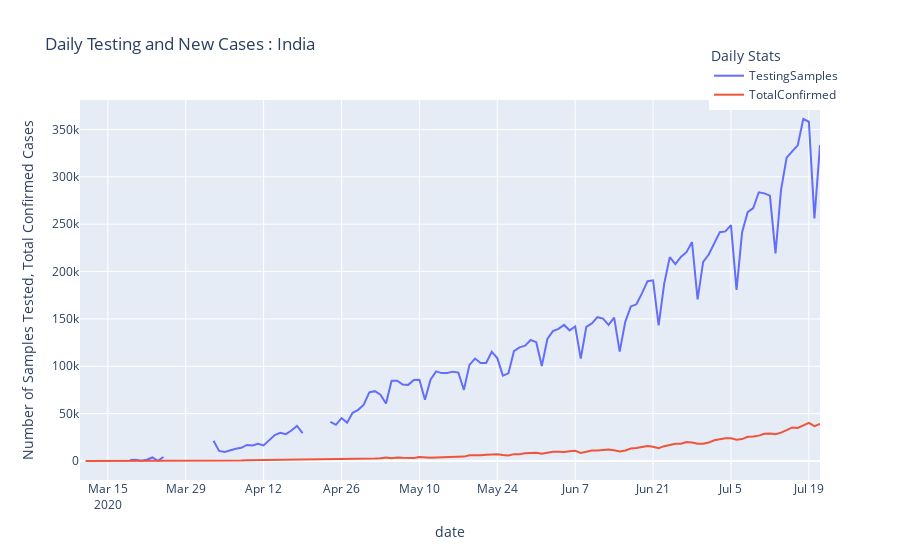

The notebook cell saved with this chart:
### Code cell
fig = india_data[['TestingSamples', 'TotalConfirmed']].iloc[40:].diff(
    1).plot(title=' Daily Testing and New Cases : India')
fig.update_layout(yaxis=dict(title='Number of Samples Tested, Total Confirmed Cases '),
                  legend_title_text='Daily Stats', legend=dict(x=.85, y=1.15))

### Figure 1 — Plotly figure (JSON) as saved in the notebook; plotly's stock layout.template omitted (floating-point values rounded to 4 significant figures; data arrays with more than 128 entries replaced by an {"elided": "..."} marker saying what was removed)
{"data": [{"hovertemplate": "variable=TestingSamples<br>date=%{x}<br>value=%{y}<extra></extra>", "legendgroup": "TestingSamples", "line": {"color": "#636efa", "dash": "solid"}, "mode": "lines", "name": "TestingSamples", "orientation": "v", "showlegend": true, "type": "scatter", "x": {"elided": "134 str values"}, "xaxis": "x", "y": {"elided": "134 int values"}, "yaxis": "y"}, {"hovertemplate": "variable=TotalConfirmed<br>date=%{x}<br>value=%{y}<extra></extra>", "legendgroup": "TotalConfirmed", "line": {"color": "#EF553B", "dash": "solid"}, "mode": "lines", "name": "TotalConfirmed", "orientation": "v", "showlegend": true, "type": "scatter", "x": {"elided": "134 str values"}, "xaxis": "x", "y": {"elided": "134 int values"}, "yaxis": "y"}], "layout": {"legend": {"title": {"text": "Daily Stats"}, "tracegroupgap": 0, "x": 0.85, "y": 1.15}, "title": {"text": " Daily Testing and New Cases : India"}, "xaxis": {"anchor": "y", "domain": [0, 1], "title": {"text": "date"}}, "yaxis": {"anchor": "x", "domain": [0, 1], "title": {"text": "Number of Samples Tested, Total Confirmed Cases "}}}}
